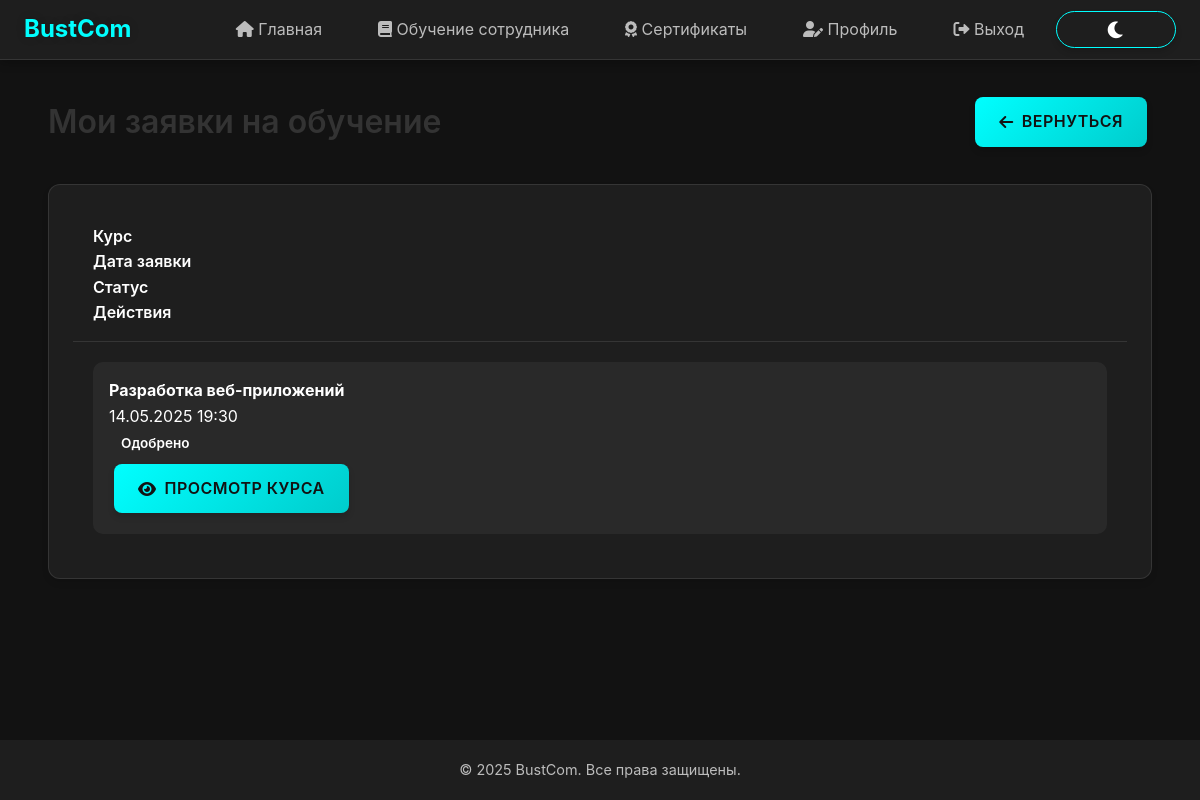
/employee/my-requests/ (signed in), run on an earlier commit of the app's database.
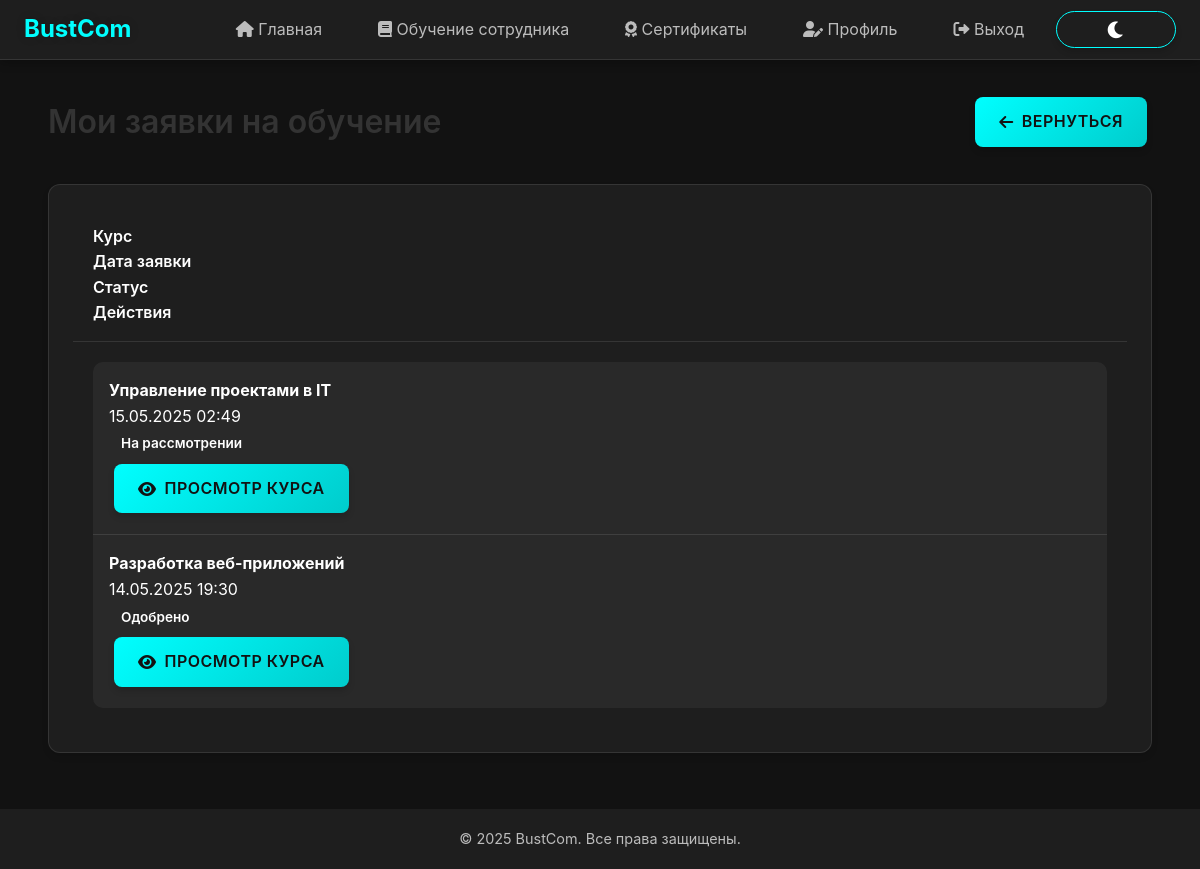
And on a later commit of the database.
### bustComProj/models.py (models this page shows, shortened)
class TrainingRequest(models.Model):
    STATUS_CHOICES = [
        ('pending', 'Ожидание'),
        ('approved', 'Одобрено'),
        ('rejected', 'Отклонено')
    ]
    user = models.ForeignKey(settings.AUTH_USER_MODEL, on_delete=models.CASCADE)
    course = models.ForeignKey('Course', on_delete=models.CASCADE)
    reason = models.TextField()
    status = models.CharField(max_length=10, choices=STATUS_CHOICES, default='pending')
    created_at = models.DateTimeField(auto_now_add=True)

class Course(models.Model):
    LEVEL_CHOICES = [
        ('beginner', 'Начальный'),
        ('intermediate', 'Средний'),
        ('advanced', 'Продвинутый')
    ]
    title = models.CharField(max_length=100)
    description = models.TextField()
    duration = models.IntegerField(help_text='Продолжительность в часах')
    level = models.CharField(max_length=20, choices=LEVEL_CHOICES, default='beginner')
    teacher = models.ForeignKey(User, on_delete=models.CASCADE, related_name='courses')
    created_at = models.DateTimeField(auto_now_add=True)
    updated_at = models.DateTimeField(auto_now=True)
    class Meta:
        verbose_name = 'Курс'
        verbose_name_plural = 'Курсы'

### bustComProj/views.py (the view)
# urls.py: path('employee/my-requests/', my_requests, name='my_requests'),
@login_required
@role_required('employee')
def my_requests(request):
    training_requests = TrainingRequest.objects.filter(user=request.user).select_related('course').order_by('-created_at')
    return render(request, 'employee/my_requests.html', {'requests': training_requests})

### bustComProj/views.py (called while the page is built)
def role_required(role):
    def check_role(user):
        return user.is_authenticated and getattr(user.profile, 'role', '').lower() == role.lower()
    return user_passes_test(check_role)

### bustComProj/templates/employee/my_requests.html (shortened to what this page needs)
{% extends "bustComProj/base.html" %}
{% load static %}
{% block content %}
<div class="container my-5">
    <div class="row">
        <div class="col-12">
            <div class="d-flex justify-content-between align-items-center mb-4">
                <h1 class="page-title">Мои заявки на обучение</h1>
                <a href="{% url 'employee_dashboard' %}" class="btn btn-outline-secondary">
                    <i class="fas fa-arrow-left me-2"></i>Вернуться
                </a>
            </div>
            {% if requests %}
                <div class="card shadow">
                    <div class="card-header bg-dark text-white">
                        <div class="row">
                            <div class="col-md-3">Курс</div>
                            <div class="col-md-3">Дата заявки</div>
                            <div class="col-md-3">Статус</div>
                            <div class="col-md-3">Действия</div>
                        </div>
                    </div>
                    <div class="card-body p-0">
                        <div class="list-group list-group-flush">
                            {% for request in requests %}
                                <div class="list-group-item">
                                    <div class="row align-items-center">
                                        <div class="col-md-3">
                                            <strong>{{ request.course.title }}</strong>
                                        </div>
                                        <div class="col-md-3">
                                            {{ request.created_at|date:"d.m.Y H:i" }}
                                        </div>
                                        <div class="col-md-3">
                                            {% if request.status == 'pending' %}
                                                <span class="badge bg-warning text-dark">На рассмотрении</span>
                                            {% elif request.status == 'approved' %}
                                                <span class="badge bg-success">Одобрено</span>
                                            {% elif request.status == 'rejected' %}
                                                <span class="badge bg-danger">Отклонено</span>
                                            {% endif %}
                                        </div>
                                        <div class="col-md-3">
                                            <a href="{% url 'course_detail' request.course.id %}" class="btn btn-sm btn-info">
                                                <i class="fas fa-eye me-1"></i>Просмотр курса
                                            </a>
                                        </div>
                                    </div>
                                </div>
                            {% endfor %}
                        </div>
                    </div>
                </div>
            {% else %}
                <div class="alert alert-info">
                    <p class="mb-0">У вас пока нет заявок на обучение. <a href="{% url 'courses_list' %}">Найдите интересующие вас курсы</a> и подайте заявку на обучение.</p>
                </div>
            {% endif %}
        </div>
    </div>
</div>
{% endblock %}

What changed in the data, as far as the page shows it:
added TrainingRequest: course "Управление проектами в IT", created_at "15.05.2025 02:49", status "На рассмотрении"
